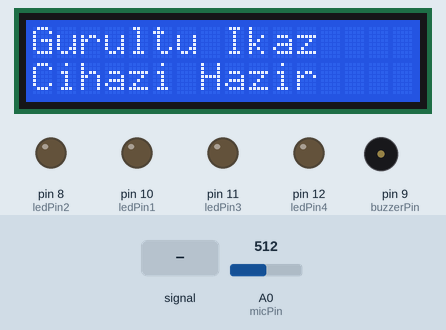
Simulated run of this sketch. Board: Arduino Uno, built with avr-gcc and run on an emulated ATmega328P. Shown: 16×2 character LCD, output pins drawn as LEDs (lit = HIGH), buzzer (waves = sounding). Dashed ring = blinking. The test bench sets the inputs (shaded band); at power-on: A0 (micPin) = 512. What the sketch prints to the serial monitor is not drawn.

Above: at 0.1 s.
3.3 s: A0 (micPin) fed a 200 Hz sine of ±255 counts around its level
At 3.5 s:
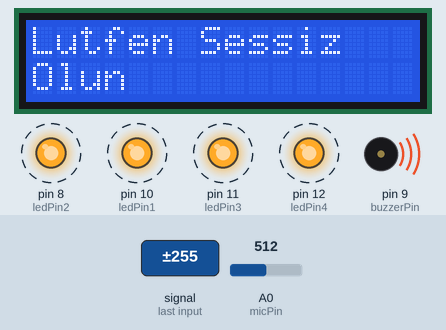
At 4.4 s:
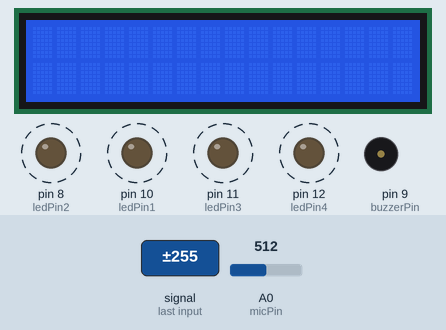
Timing chart, 0 to 12.3 s (numbered marks = the images above; inputs shaded):
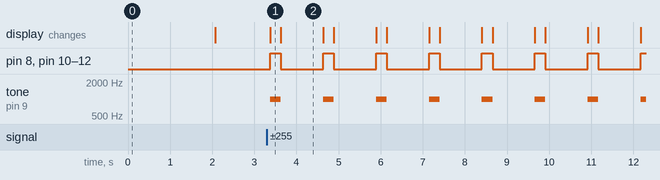

Measured:
- after the input at 3.3 s, pin 8 (ledPin2), pin 10 (ledPin1), pin 11 (ledPin3), pin 12 (ledPin4): alternates HIGH for 0.25 s and LOW for 1.0 s, starting after 0.08 s; tone on pin 9 (buzzerPin): alternates 1000 Hz for 0.25 s and silent for 1.0 s, starting after 0.08 s; the display: changes after 0.08 s (image 1)
- what the display in image 2 shows lasts 1.0 s, from 3.6 s to 4.6 s

The sketch:

g_r_lt__ikaz_cihazi.ino
```cpp
#include <SD.h>
#include <SPI.h>
#include <LiquidCrystal.h>

// Pin tanımlamaları
const int buzzerPin = 9; // Buzzer pin
const int micPin = A0;
const int threshold = 600; // Gürültü eşiği
int ledPin1 = 10;   // İlk LED'in bağlı olduğu dijital pin
int ledPin2 = 8;   // İkinci LED'in bağlı olduğu dijital pin
int ledPin3 = 11;   // İlk LED'in bağlı olduğu dijital pin
int ledPin4 = 12;   // İkinci LED'in bağlı olduğu dijital pin
LiquidCrystal lcd(7, 6, 5, 4, 3, 2);

void setup() {
  // Seri haberleşmeyi başlat
  Serial.begin(9600);

  pinMode(buzzerPin, OUTPUT); // Buzzer pinini çıkış olarak ayarla
  pinMode(ledPin1, OUTPUT);   // İlk LED pinini çıkış olarak ayarla
  pinMode(ledPin2, OUTPUT);   // İkinci LED pinini çıkış olarak ayarla
  pinMode(ledPin3, OUTPUT);   // İlk LED pinini çıkış olarak ayarla
  pinMode(ledPin4, OUTPUT);   // İkinci LED pinini çıkış olarak ayarla

  // LCD ekranı başlat
  lcd.begin(16, 2);

  // Buzzer pinini çıkış olarak ayarla
  pinMode(buzzerPin, OUTPUT);

  // LCD'ye hoş geldiniz mesajı yazdır
  lcd.print("Gurultu Ikaz");
  lcd.setCursor(0, 1);
  lcd.print("Cihazi Hazir");
  delay(2000);
  lcd.clear();
}

void loop() {
  int micValue = analogRead(micPin);
  Serial.println(micValue);

  if (micValue > threshold) {
    for (int i = 0; i < 10; i++) { // 10 kez yanıp sönecek
      lcd.clear();
      lcd.print("Lutfen Sessiz");
      lcd.setCursor(0, 1);
      lcd.print("Olun");

      digitalWrite(ledPin1, HIGH); // İlk LED'i yak
      digitalWrite(ledPin2, HIGH); // İkinci LED'i yak
      digitalWrite(ledPin3, HIGH); // İlk LED'i yak
      digitalWrite(ledPin4, HIGH); // İkinci LED'i yak
      tone(buzzerPin, 1000); // 1000 Hz frekansta ses üret

      delay(250); // 250 milisaniye bekle

      lcd.clear(); // LCD'yi temizle
      digitalWrite(ledPin1, LOW);  // İlk LED'i söndür
      digitalWrite(ledPin2, LOW);  // İkinci LED'i söndür
      digitalWrite(ledPin3, LOW);  // İlk LED'i söndür
      digitalWrite(ledPin4, LOW);  // İkinci LED'i söndür
      noTone(buzzerPin); // Buzzer'ı durdur

      delay(1000); // 250 milisaniye bekle
    }
  }

  delay(100);
}
```
